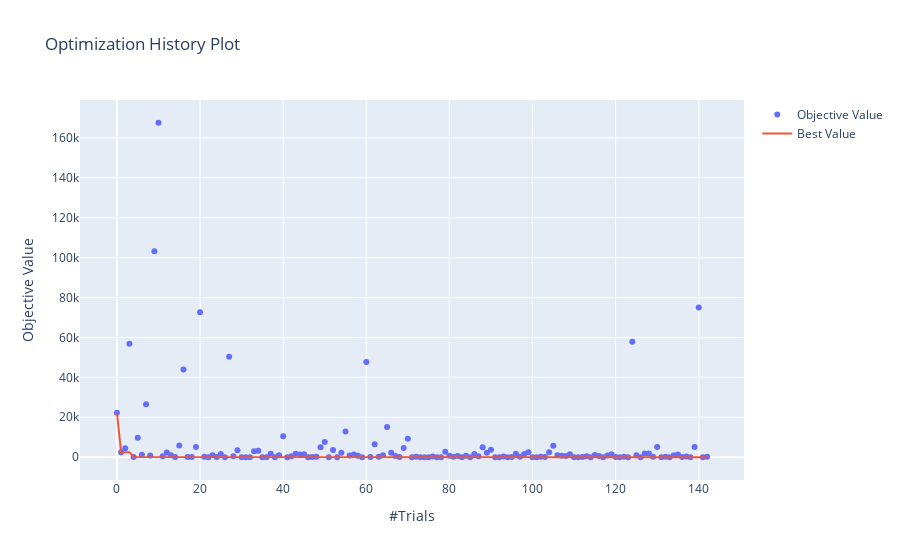

Notebook code cell kept with this figure:
### Markdown cell above
## Visualisations

### Code cell
optuna.visualization.plot_optimization_history(reloaded_study)

### Figure 1 — Plotly figure (JSON) as saved in the notebook; plotly's stock layout.template omitted (floating-point values rounded to 4 significant figures; data arrays with more than 128 entries replaced by an {"elided": "..."} marker saying what was removed)
{"data": [{"mode": "markers", "name": "Objective Value", "type": "scatter", "x": {"elided": "143 int values"}, "y": {"elided": "143 float values"}}, {"name": "Best Value", "type": "scatter", "x": {"elided": "143 int values"}, "y": {"elided": "143 float values"}}], "layout": {"title": {"text": "Optimization History Plot"}, "xaxis": {"title": {"text": "#Trials"}}, "yaxis": {"title": {"text": "Objective Value"}}}}
